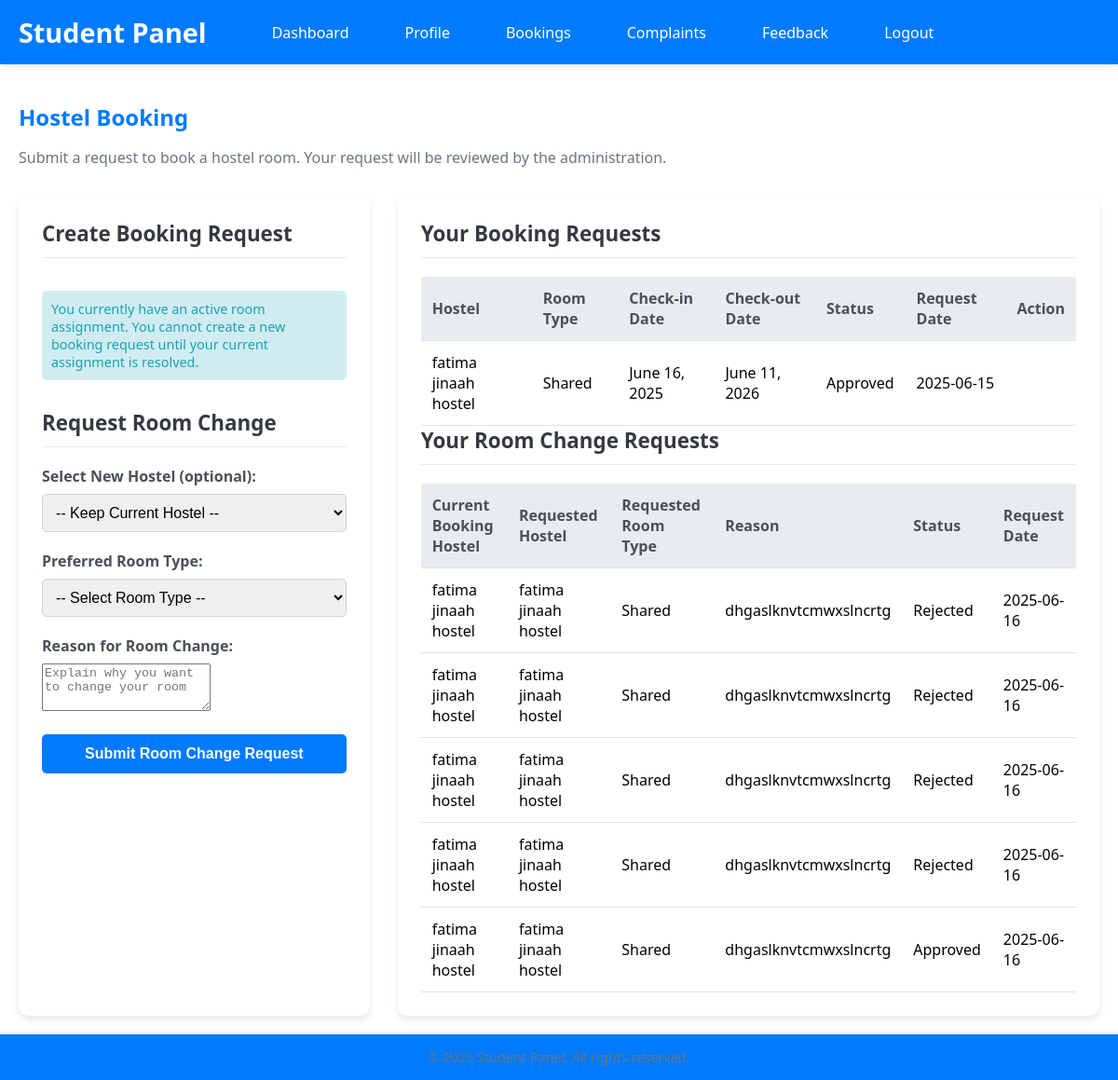
Before: /student/booking/ (signed in) with the older database file.
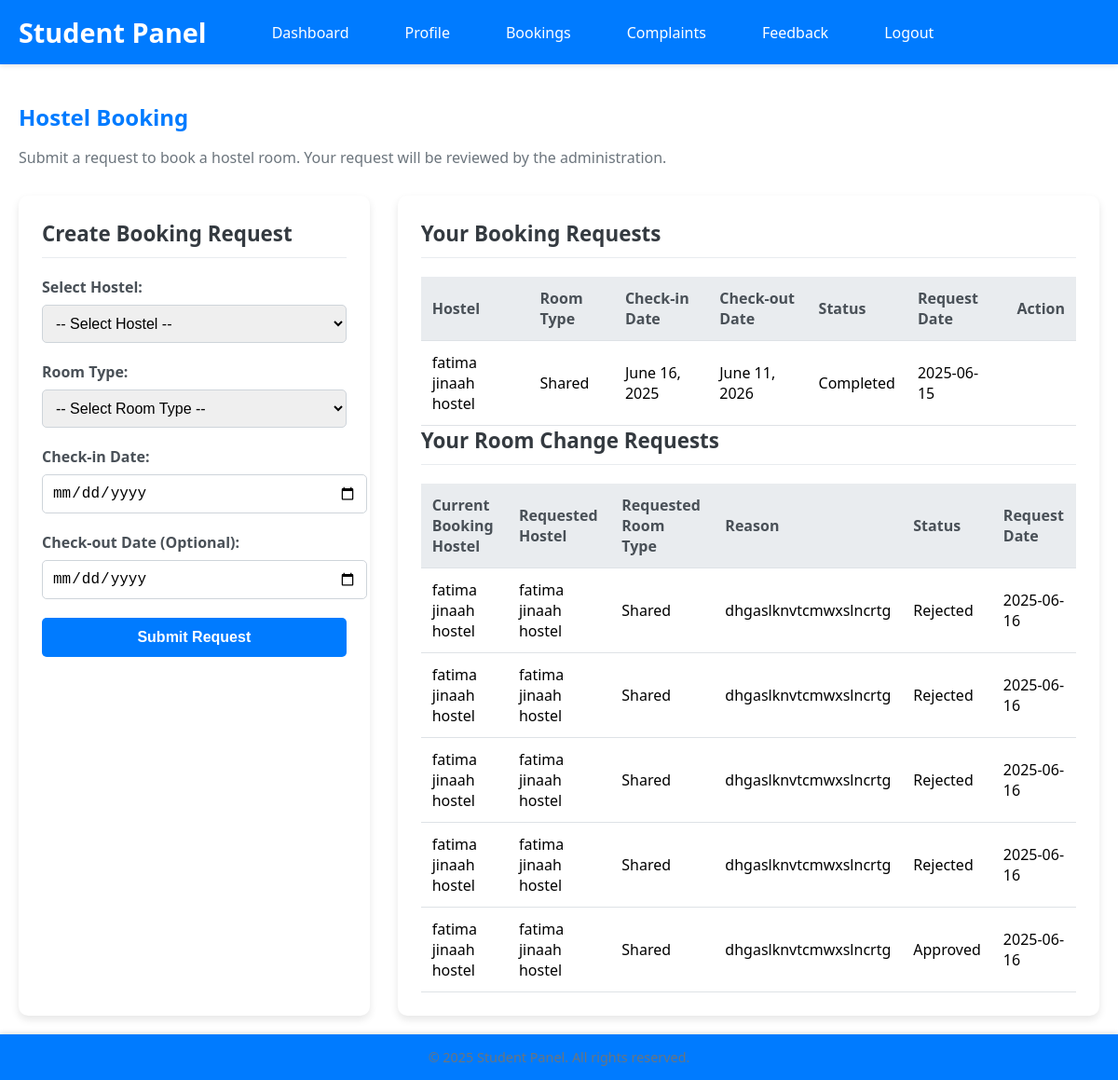
After: the same page with the newer database file.
### coustom_admin/models.py (models this page shows, shortened)
class BookingRequest(models.Model):
    STATUS_CHOICES = [
        ('Pending', 'Pending'),
        ('Approved', 'Approved'),
        ('Rejected', 'Rejected'),
        ('Cancelled', 'Cancelled'),
        ('Completed', 'Completed')
    ]
    student = models.ForeignKey(User, on_delete=models.CASCADE, related_name='bookings')
    hostel = models.ForeignKey('Hostels', on_delete=models.CASCADE, related_name='bookings')
    room_type = models.CharField(max_length=20, choices=[
        ('Single', 'Single'),
        ('Double', 'Double'),
        ('Shared', 'Shared')
    ])
    status = models.CharField(max_length=20, choices=STATUS_CHOICES, default='Pending')
    check_in_date = models.DateField()
    check_out_date = models.DateField(null=True, blank=True)
    request_date = models.DateTimeField(auto_now_add=True, help_text='When the booking was requested')
    class Meta:
        constraints = [
            models.UniqueConstraint(
                fields=['student'],
                condition=Q(status='Pending') | Q(status='Approved'),
                name='unique_active_booking_per_student'
            )
        ]
    updated_at = models.DateTimeField(auto_now=True)
    admin_notes = models.TextField(blank=True, null=True)
    class Meta:
        ordering = ['-request_date']

class Hostels(models.Model):
    name = models.CharField(max_length=100)
    address = models.TextField(max_length=250)
    gender = models.CharField(default="Male", choices=[('Male', 'Male'), ('Female', 'Female')])
    contact_number = models.CharField(max_length=11)
    total_floors = models.IntegerField()
    description = models.TextField(blank=True, null=True)
    created_at = models.DateTimeField(auto_now_add=True)

### student/views.py (the view, shortened to what this page needs)
# urls.py: path('booking/', views.student_booking, name='student_booking'),
def student_booking(request):
    if not request.user.is_authenticated:
        return redirect('student_login')
    try:
        student = Student.objects.get(user_id=request.user.id)
        from coustom_admin.models import Hostels, BookingRequest
        hostels = Hostels.objects.all()
        bookings = BookingRequest.objects.filter(student=request.user).order_by('-request_date')
        from coustom_admin.models import RoomAssignment
        has_active_assignment = RoomAssignment.objects.filter(
            booking__student=request.user,
            is_active=True
        ).exists()
        has_pending_room_change = False
        if has_active_assignment:
            active_booking = BookingRequest.objects.filter(
                student=request.user,
                status='Approved'
            ).first()
            if active_booking:
                from student.models import RoomChangeRequest
                has_pending_room_change = RoomChangeRequest.objects.filter(
                    student=request.user,
                    current_booking=active_booking,
                    status='Pending'
                ).exists()
        from student.models import RoomChangeRequest
        room_change_requests = RoomChangeRequest.objects.filter(student=request.user).order_by('-request_date')
        return render(request, 'student_booking.html', {
            'student': student,
            'hostels': hostels,
            'bookings': bookings,
            'has_active_assignment': has_active_assignment,
            'has_pending_room_change': has_pending_room_change,
            'room_change_requests': room_change_requests
        })
    except Student.DoesNotExist:
        logout(request)
        messages.error(request, "Access denied. This portal is for students only.")
        return redirect('student_login')

### student/Templates/student_booking.html (shortened to what the changed rows need)
{% extends 'student_base.html' %}
{% block content %}
    <h2>Hostel Booking</h2>
    <div class="booking-container">
        <div class="booking-form">
            <h3>Create Booking Request</h3>
            {% if has_active_assignment %}
                <p class="info-message">You currently have an active room assignment. You cannot create a new booking request until your current assignment is resolved.</p>
                <h3>Request Room Change</h3>
                {% if has_pending_room_change %}
                    <p class="info-message">You have a pending room change request. You cannot submit a new request until the current one is reviewed.</p>
                {% else %}
                    <form method="POST" action="{% url 'student_booking' %}">
                        <div class="form-group">
                            <label for="change_hostel">Select New Hostel (optional):</label>
                            <select id="change_hostel" name="change_hostel">
                                <option value="">-- Keep Current Hostel --</option>
                            </select>
                        </div>
                        <div class="form-group">
                            <label for="change_room_type">Preferred Room Type:</label>
                            <select id="change_room_type" name="change_room_type" required>
                                <option value="">-- Select Room Type --</option>
                            </select>
                        </div>
                        <div class="form-group">
                            <label for="reason">Reason for Room Change:</label>
                            <textarea id="reason" name="reason" rows="3" required placeholder="Explain why you want to change your room"></textarea>
                        </div>
                        <button type="submit">Submit Room Change Request</button>
                    </form>
                {% endif %}
            {% else %}
                <form method="POST" action="{% url 'student_booking' %}">
                    <div class="form-group">
                        <label for="hostel">Select Hostel:</label>
                        <select id="hostel" name="hostel" required>
                            <option value="">-- Select Hostel --</option>
                        </select>
                    </div>
                    <div class="form-group">
                        <label for="room_type">Room Type:</label>
                        <select id="room_type" name="room_type" required>
                            <option value="">-- Select Room Type --</option>
                        </select>
                    </div>
                    <div class="form-group">
                        <label for="check_in_date">Check-in Date:</label>
                        <input type="date" id="check_in_date" name="check_in_date" required>
                    </div>
                    <div class="form-group">
                        <label for="check_out_date">Check-out Date (Optional):</label>
                        <input type="date" id="check_out_date" name="check_out_date">
                    </div>
                    <button type="submit">Submit Request</button>
                </form>
            {% endif %}
        </div>
        <div class="booking-history">
            {% if bookings %}
                <table class="booking-table">
                    <thead>
                        <tr>
                            <th>Hostel</th>
                            <th>Room Type</th>
                            <th>Check-in Date</th>
                            <th>Check-out Date</th>
                            <th>Status</th>
                            <th>Request Date</th>
                            <th>Action</th>
                        </tr>
                    </thead>
                    <tbody>
                        {% for booking in bookings %}
                            <tr>
                                <td>{{ booking.hostel.name }}</td>
                                <td>{{ booking.room_type }}</td>
                                <td>{{ booking.check_in_date }}</td>
                                <td>{{ booking.check_out_date|default:"Not Set" }}</td>
                                <td>{{ booking.status }}</td>
                                <td>{{ booking.request_date|date:"Y-m-d" }}</td>
                                <td>
                                </td>
                            </tr>
                        {% endfor %}
                    </tbody>
                </table>
            {% else %}
                <p>No booking requests found.</p>
            {% endif %}
            {% if room_change_requests %}
                <table class="booking-table">
                    <thead>
                        <tr>
                            <th>Current Booking Hostel</th>
                            <th>Requested Hostel</th>
                            <th>Requested Room Type</th>
                            <th>Reason</th>
                            <th>Status</th>
                            <th>Request Date</th>
                        </tr>
                    </thead>
                </table>
            {% else %}
                <p>No room change requests found.</p>
            {% endif %}
        </div>
    </div>
{% endblock %}

Changed rows visible on the page:
changed BookingRequest "Shared": status "Approved" → "Completed"
Other visible differences:
form field hostel: (not shown) → "-- Select Hostel --"
form field room_type: (not shown) → "-- Select Room Type --"
form field change_hostel: "-- Keep Current Hostel --" → (not shown)
form field change_room_type: "-- Select Room Type --" → (not shown)
text no longer shown: "You currently have an active room assignment. You cannot create a new booking request until your current assignment is resolved. Request Room Change Select New Hostel (optional): Preferred Room Type: Reason for Room Change: Submit Room Change Request"
text now shown: "Select Hostel: Room Type: Check-in Date: Check-out Date (Optional): Submit Request"
